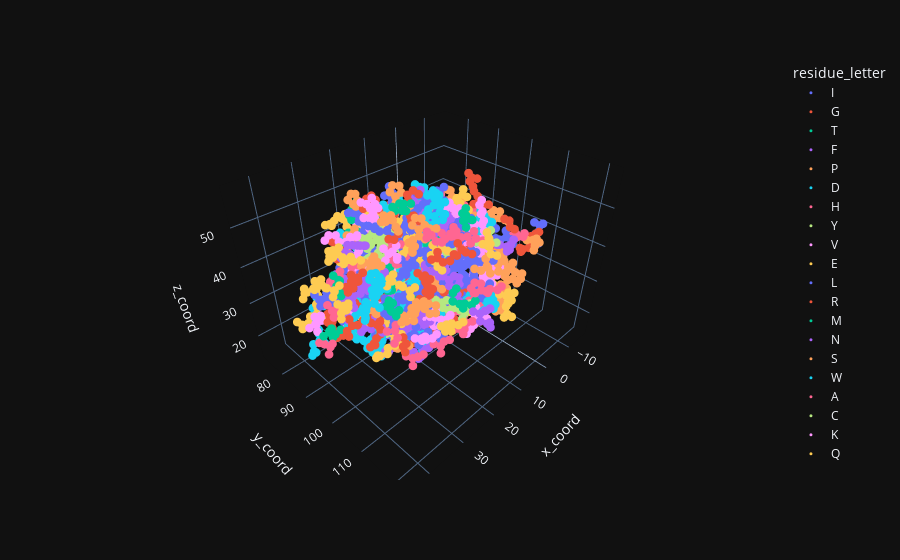

The code cell stored with this chart in its notebook:
### Code cell
fig = px.scatter_3d(atom_df, x = "x_coord",
                    y = "y_coord",
                    z = "z_coord",
                    color = 'residue_letter')
fig.update_traces(marker = dict(size = 3))
fig.update_coloraxes(showscale = False)
fig.update_layout(template = "plotly_dark")
fig.show()
